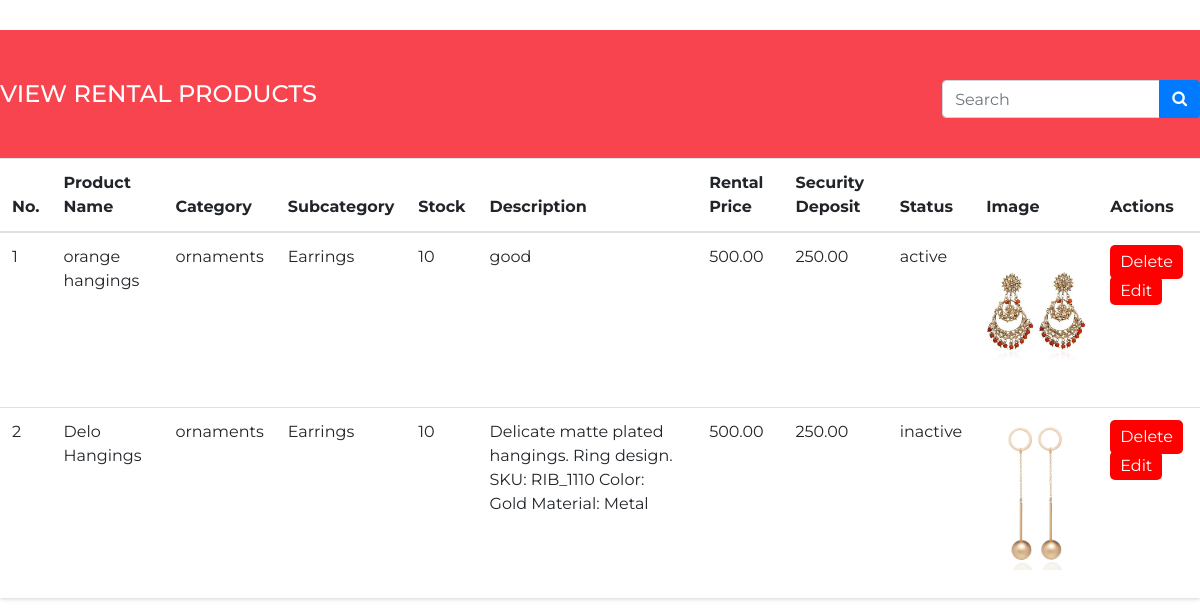
The page /viewrentalproduct/ on the database as committed earlier.
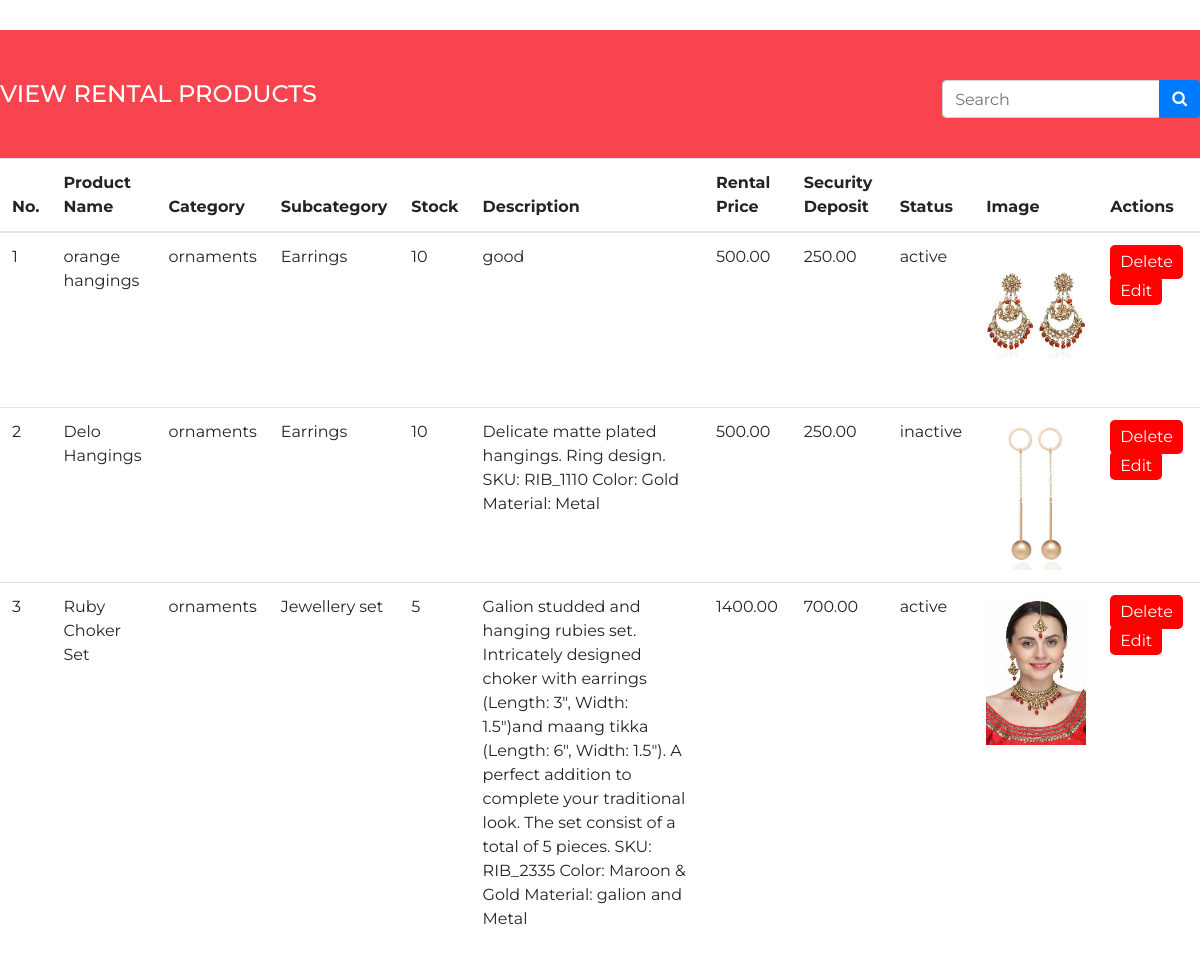
The same page on the database as committed later.
### firstapp/models.py (models this page shows, shortened)
class RentalProduct(models.Model):
    rental_product_name = models.CharField(max_length=255)
    category = models.ForeignKey(Category1, on_delete=models.CASCADE)
    subcategory = models.ForeignKey(Subcategory1, on_delete=models.CASCADE)
    stock = models.IntegerField()
    description = models.TextField()
    rental_price = models.DecimalField(max_digits=10, decimal_places=2)
    security_deposit = models.DecimalField(max_digits=10, decimal_places=2)
    status = models.CharField(max_length=20, choices=(('active', 'Active'), ('inactive', 'Inactive')))
    image = models.ImageField(upload_to='rental_product_images/')

class Category1(models.Model):
    name = models.CharField(max_length=100)
    def __str__(self):
        return self.name

class Subcategory1(models.Model):
    name = models.CharField(max_length=100)
    category = models.ForeignKey(Category1, on_delete=models.CASCADE)
    def __str__(self):
        return self.name

### firstapp/views.py (the view)
# urls.py: path('viewrentalproduct/', views.view_rental_product, name='viewrentalproduct'),
def view_rental_product(request):
    rental_products = RentalProduct.objects.all()  # Retrieve all rental products from the database
    return render(request, 'viewrentalproduct.html', {'rental_products': rental_products})

### templates/viewrentalproduct.html (shortened to what this page needs)
{% load static %}
<!DOCTYPE html>
<html>
<head>
    <link rel="stylesheet" type="text/css" href="{% static 'css/bootstrap.css' %}" />
    <link href="{% static 'css/font-awesome.min.css' %}" rel="stylesheet" />
    <link rel="stylesheet" type="text/css" href="https://code.jquery.com/ui/1.12.1/themes/base/jquery-ui.css">
    <link href="{% static 'css/style.css' %}" rel="stylesheet" />
    <link href="{% static 'css/responsive.css' %}" rel="stylesheet">
</head>
<body class="sub_page">
    <div class="hero_area">
       <header class="header_section" style="background-color: white;">
        </header>
        <section class="inner_page_head">
            <div class="container_fuild">
                <div class="row">
                    <div class="col-md-12">
                        <div class="full">
                            <h4 class="left-corner-heading"><center>VIEW RENTAL PRODUCTS</center></h4>
                        </div>
                        <form class="form-inline" style="float: right;" action="{% url 'search_products' %}" method="get">
                            <div class="input-group">
                                <input type="text" class="form-control" placeholder="Search" name="q" value="{{ query }}">
                                <div class="input-group-append">
                                    <button class="btn btn-primary" type="submit">
                                        <i class="fa fa-search" aria-hidden="true"></i>
                                    </button>
                                </div>
                            </div>
                        </form>
                    </div>
                </div>
            </div>
        </section>
        <table class="table">
            <thead>
                <tr>
                    <th>No.</th>
                    <th>Product Name</th>
                    <th>Category</th>
                    <th>Subcategory</th>
                    <th>Stock</th>
                    <th>Description</th>
                    <th>Rental Price</th>
                    <th>Security Deposit</th>
                    <th>Status</th>
                    <th>Image</th>
                    <th>Actions</th>
                </tr>
            </thead>
            <tbody>
                {% for rental_product in rental_products %}
                <tr>
                    <td>{{ forloop.counter }}</td>
                    <td>{{ rental_product.rental_product_name }}</td>
                    <td>{{ rental_product.category }}</td>
                    <td>{{ rental_product.subcategory }}</td>
                    <td>{{ rental_product.stock }}</td>
                    <td>{{ rental_product.description }}</td>
                    <td>{{ rental_product.rental_price }}</td>
                    <td>{{ rental_product.security_deposit }}</td>
                    <td>{{ rental_product.status }}</td>
                    <td><img src="{{ rental_product.image.url }}" alt="Product Image" style="max-width: 100px;"></td>
                    <td>
                        <form action="{% url 'delete_rental_product' rental_product.id %}" method="post">
                            <button type="submit" class="delete-button">Delete</button>
                        </form>
                        <a class="edit-button" href="#" onclick="openEditModal({{ rental_product.id }})">Edit</a>
                    </td>
                </tr>
                {% endfor %}
            </tbody>
        </table>
    </div>
</body>
</html>

### static/css/style.css (style rules this page uses)
* { box-sizing: border-box; }
body { font-family: 'Montserrat', sans-serif; color: #0c0c0c; background-color: #ffffff; overflow-x: hidden; }
a, a:hover, a:focus { text-decoration: none; }
.btn, .btn:focus { outline: none !important; -webkit-box-shadow: none; box-shadow: none; }
.hero_area { position: relative; min-height: 100vh; display: -webkit-box; display: -ms-flexbox; display: flex; -webkit-box-orient: vertical; -webkit-box-direction: normal; -ms-flex-direction: column; flex-direction: column; }
.sub_page .hero_area { min-height: auto; -webkit-box-shadow: 0 0 5px 0 rgba(0, 0, 0, 0.25); box-shadow: 0 0 5px 0 rgba(0, 0, 0, 0.25); }
.header_section { padding: 15px 0; }
.inner_page_head { background: #f7444e; text-align: center; color: #fff; padding-top: 50px; padding-bottom: 40px; }
form input { background: #fff; border: solid #ccc 1px; padding: 15px 15px; width: 100%; font-size: 14px; margin-bottom: 20px; line-height: normal; }

### templates/viewrentalproduct.html (style rules this page uses)
.left-corner-heading { position: absolute; left: ; top: 0; }
.delete-button, .edit-button { background-color: #ff0000; color: #fff; border: none; padding: 5px 10px; border-radius: 5px; cursor: pointer; margin-right: 5px; }

Rows that differ between the two databases and show on the page:
added RentalProduct: rental_product_name "Ruby Choker Set", category "ornaments", subcategory "Jewellery set", stock "5", description "Galion studded and hanging rubies set. Intricately designed choker with earrings (Length: 3\", Width: 1.5\")and maang tikka (Length: 6\", Width: 1.5\"). A perfect addition to complete your traditional look. The set consist of a total of 5 pieces. SKU: RIB_2335 Color: Maroon & Gold Material: galion and Metal", rental_price "1400.00", security_deposit "700.00", status "active", image (picture)
